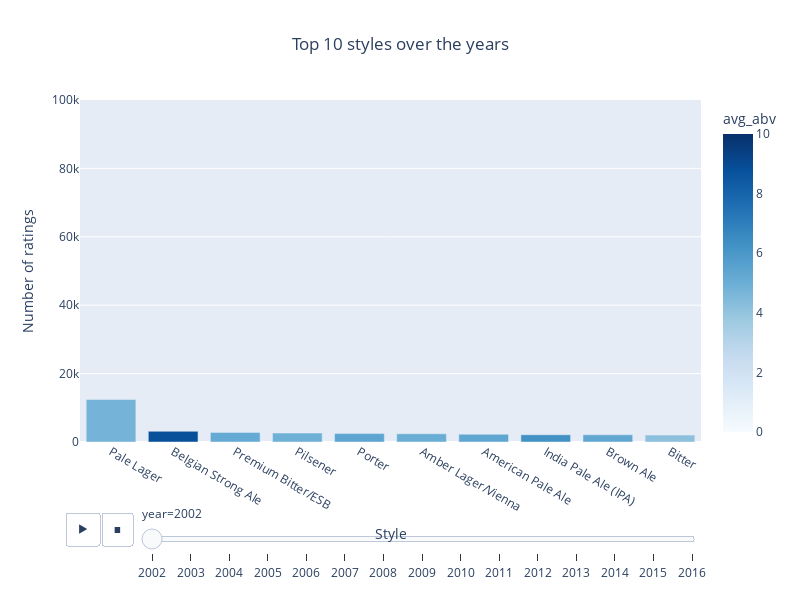

The code cell stored with this chart in its notebook:
### Markdown cell above
Now we are going to plot the evolution of the style preferences over the years. To do so we are going to use a 3D barplot where:
- The x axis represent the top 10 styles per each year in terms of number of ratings. The most rated ones are to the left.
- The y axis represent the number of ratings for that style.
- The bars are colored based on their average ABV.

We are using a "third dimension" (the color of the bars) to see if a change in style preferences can explain the increase of the ABV over the years observed in the previous section. <br>

### Code cell
style_pres.plot_abv_style_evolution()

### Figure 1 — Plotly figure (JSON) as saved in the notebook; plotly's stock layout.template omitted (floating-point values rounded to 4 significant figures)
{"data": [{"alignmentgroup": "True", "hovertemplate": "year=2002<br>style=%{x}<br>count=%{y}<br>avg_abv=%{marker.color}<extra></extra>", "legendgroup": "", "marker": {"color": [4.751, 8.805, 5.177, 4.895, 5.426, 5.019, 5.37, 6.231, 5.291, 4.191], "coloraxis": "coloraxis", "pattern": {"shape": ""}}, "name": "", "offsetgroup": "", "orientation": "v", "showlegend": false, "textposition": "auto", "type": "bar", "x": ["Pale Lager", "Belgian Strong Ale", "Premium Bitter/ESB", "Pilsener", "Porter", "Amber Lager/Vienna", "American Pale Ale", "India Pale Ale (IPA)", "Brown Ale", "Bitter"], "xaxis": "x", "y": [12430, 3129, 2810, 2603, 2463, 2399, 2267, 2129, 2108, 2026], "yaxis": "y"}], "layout": {"barmode": "relative", "coloraxis": {"cmax": 10, "cmin": 0, "colorbar": {"title": {"text": "avg_abv"}}, "colorscale": [[0, "rgb(247,251,255)"], [0.125, "rgb(222,235,247)"], [0.25, "rgb(198,219,239)"], [0.375, "rgb(158,202,225)"], [0.5, "rgb(107,174,214)"], [0.625, "rgb(66,146,198)"], [0.75, "rgb(33,113,181)"], [0.875, "rgb(8,81,156)"], [1, "rgb(8,48,107)"]]}, "height": 600, "legend": {"tracegroupgap": 0}, "sliders": [{"active": 0, "currentvalue": {"prefix": "year="}, "len": 0.9, "pad": {"b": 10, "t": 60}, "steps": [{"args": [["2002"], {"frame": {"duration": 0, "redraw": true}, "fromcurrent": true, "mode": "immediate", "transition": {"duration": 0, "easing": "linear"}}], "label": "2002", "method": "animate"}, {"args": [["2003"], {"frame": {"duration": 0, "redraw": true}, "fromcurrent": true, "mode": "immediate", "transition": {"duration": 0, "easing": "linear"}}], "label": "2003", "method": "animate"}, {"args": [["2004"], {"frame": {"duration": 0, "redraw": true}, "fromcurrent": true, "mode": "immediate", "transition": {"duration": 0, "easing": "linear"}}], "label": "2004", "method": "animate"}, {"args": [["2005"], {"frame": {"duration": 0, "redraw": true}, "fromcurrent": true, "mode": "immediate", "transition": {"duration": 0, "easing": "linear"}}], "label": "2005", "method": "animate"}, {"args": [["2006"], {"frame": {"duration": 0, "redraw": true}, "fromcurrent": true, "mode": "immediate", "transition": {"duration": 0, "easing": "linear"}}], "label": "2006", "method": "animate"}, {"args": [["2007"], {"frame": {"duration": 0, "redraw": true}, "fromcurrent": true, "mode": "immediate", "transition": {"duration": 0, "easing": "linear"}}], "label": "2007", "method": "animate"}, {"args": [["2008"], {"frame": {"duration": 0, "redraw": true}, "fromcurrent": true, "mode": "immediate", "transition": {"duration": 0, "easing": "linear"}}], "label": "2008", "method": "animate"}, {"args": [["2009"], {"frame": {"duration": 0, "redraw": true}, "fromcurrent": true, "mode": "immediate", "transition": {"duration": 0, "easing": "linear"}}], "label": "2009", "method": "animate"}, {"args": [["2010"], {"frame": {"duration": 0, "redraw": true}, "fromcurrent": true, "mode": "immediate", "transition": {"duration": 0, "easing": "linear"}}], "label": "2010", "method": "animate"}, {"args": [["2011"], {"frame": {"duration": 0, "redraw": true}, "fromcurrent": true, "mode": "immediate", "transition": {"duration": 0, "easing": "linear"}}], "label": "2011", "method": "animate"}, {"args": [["2012"], {"frame": {"duration": 0, "redraw": true}, "fromcurrent": true, "mode": "immediate", "transition": {"duration": 0, "easing": "linear"}}], "label": "2012", "method": "animate"}, {"args": [["2013"], {"frame": {"duration": 0, "redraw": true}, "fromcurrent": true, "mode": "immediate", "transition": {"duration": 0, "easing": "linear"}}], "label": "2013", "method": "animate"}, {"args": [["2014"], {"frame": {"duration": 0, "redraw": true}, "fromcurrent": true, "mode": "immediate", "transition": {"duration": 0, "easing": "linear"}}], "label": "2014", "method": "animate"}, {"args": [["2015"], {"frame": {"duration": 0, "redraw": true}, "fromcurrent": true, "mode": "immediate", "transition": {"duration": 0, "easing": "linear"}}], "label": "2015", "method": "animate"}, {"args": [["2016"], {"frame": {"duration": 0, "redraw": true}, "fromcurrent": true, "mode": "immediate", "transition": {"duration": 0, "easing": "linear"}}], "label": "2016", "method": "animate"}], "x": 0.1, "xanchor": "left", "y": 0, "yanchor": "top"}], "title": {"text": "Top 10 styles over the years", "x": 0.5}, "updatemenus": [{"buttons": [{"args": [null, {"frame": {"duration": 500, "redraw": true}, "fromcurrent": true, "mode": "immediate", "transition": {"duration": 500, "easing": "linear"}}], "label": "&#9654;", "method": "animate"}, {"args": [[null], {"frame": {"duration": 0, "redraw": true}, "fromcurrent": true, "mode": "immediate", "transition": {"duration": 0, "easing": "linear"}}], "label": "&#9724;", "method": "animate"}], "direction": "left", "pad": {"r": 10, "t": 70}, "showactive": false, "type": "buttons", "x": 0.1, "xanchor": "right", "y": 0, "yanchor": "top"}], "width": 800, "xaxis": {"anchor": "y", "domain": [0, 1], "title": {"text": "Style"}}, "yaxis": {"anchor": "x", "domain": [0, 1], "range": [0, 100000], "title": {"text": "Number of ratings"}}}}
